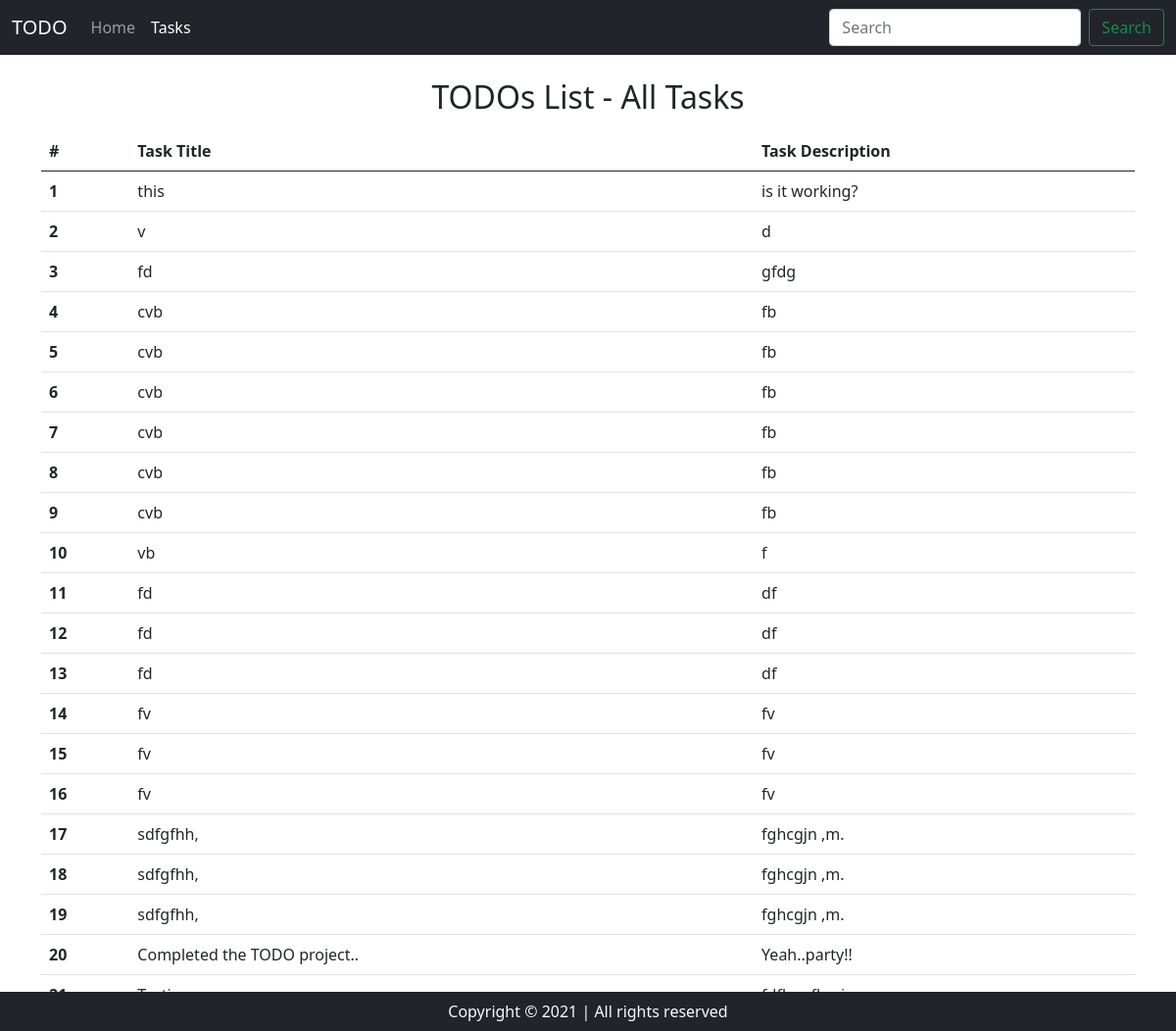
The page /tasks on the database its author committed.
### home/models.py (models this page shows)
class Task(models.Model):
    taskTitle = models.CharField(max_length=30)
    taskDesc = models.TextField()
    time = models.DateTimeField(auto_now_add=True)

### home/views.py (the view)
# urls.py: path('tasks',views.tasks,name='tasks')
def tasks(request):
    allTasks = Task.objects.all()
    context = {'tasks':allTasks}
    return render(request,'tasks.html',context)

### templates/tasks.html (shortened to what this page needs)
<!doctype html>
<html lang="en">
  <head>
    <link href="https://cdn.jsdelivr.net/npm/bootstrap@5.0.1/dist/css/bootstrap.min.css" rel="stylesheet">
  </head>
  <body>
    <nav class="navbar navbar-expand-lg navbar-dark bg-dark">
        <div class="container-fluid">
          <a class="navbar-brand" href="#">TODO</a>
          <div class="collapse navbar-collapse" id="navbarSupportedContent">
            <ul class="navbar-nav me-auto mb-2 mb-lg-0">
              <li class="nav-item">
                <a class="nav-link " aria-current="page" href="/">Home</a>
              </li>
              <li class="nav-item">
                <a class="nav-link active" href="/tasks">Tasks</a>
              </li>
            </ul>
            <form class="d-flex">
              <input class="form-control me-2" type="search" placeholder="Search" aria-label="Search">
              <button class="btn btn-outline-success" type="submit">Search</button>
            </form>
          </div>
        </div>
      </nav>
    <div class="container my-3">
        <h2 class="text-center py-2">TODOs List - All Tasks</h2>
        <table class="table">
            <thead>
              <tr>
                <th scope="col">#</th>
                <th scope="col">Task Title</th>
                <th scope="col">Task Description</th>
              </tr>
            </thead>
            <tbody>
            {% for task in tasks %}
              <tr>
                <th scope="row">{{forloop.counter}}</th>
                <td>{{task.taskTitle}}</td>
                <td>{{task.taskDesc}}</td>
              </tr>
            {% endfor %}
            </tbody>
          </table>
    </div>
    <footer >
      <p class="text-center bg-dark text-light fixed-bottom my-0 py-2">Copyright &copy; 2021 | All rights reserved</p>
    </footer>
  </body>
</html>

### rows shown on the page
Task: taskTitle "this", taskDesc "is it working?"
Task: taskTitle "v", taskDesc "d"
Task: taskTitle "fd", taskDesc "gfdg"
Task: taskTitle "cvb", taskDesc "fb"
Task: taskTitle "cvb", taskDesc "fb"
Task: taskTitle "cvb", taskDesc "fb"
Task: taskTitle "cvb", taskDesc "fb"
Task: taskTitle "cvb", taskDesc "fb"
Task: taskTitle "cvb", taskDesc "fb"
Task: taskTitle "vb", taskDesc "f"
Task: taskTitle "fd", taskDesc "df"
Task: taskTitle "fd", taskDesc "df"
Task: taskTitle "fd", taskDesc "df"
Task: taskTitle "fv", taskDesc "fv"
Task: taskTitle "fv", taskDesc "fv"
Task: taskTitle "fv", taskDesc "fv"
Task: taskTitle "sdfgfhh,", taskDesc "fghcgjn ,m."
Task: taskTitle "sdfgfhh,", taskDesc "fghcgjn ,m."
Task: taskTitle "sdfgfhh,", taskDesc "fghcgjn ,m."
Task: taskTitle "Completed the TODO project..", taskDesc "Yeah..party!!"
